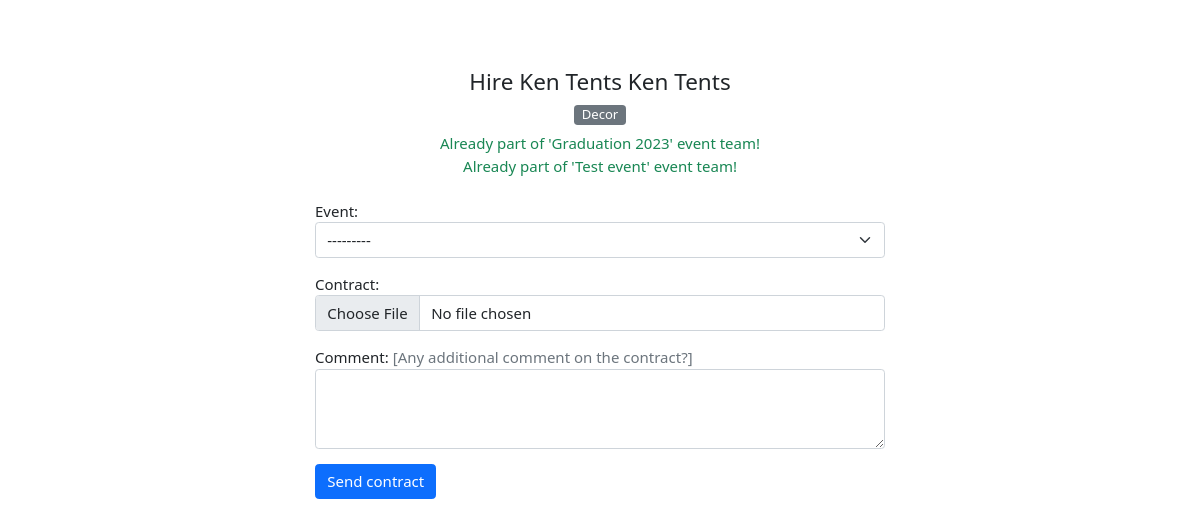
The app's page /users/6/hire/ (signed in) with its own data.
### el_tukio/models.py (models this page shows, shortened)
class Vendor(models.Model):
    user = models.OneToOneField(User, on_delete=CASCADE, primary_key=True)
    business_name = models.CharField(max_length=100)
    category = models.ForeignKey(VendorCategory, on_delete=SET_NULL, null=True, blank=True, help_text='Select a category for your business.')
    description = models.TextField(max_length=5000, help_text='Brief description of your business')
    services_offered = models.TextField(max_length=5000, help_text='List the particular services your business offers')
    city = models.CharField(max_length=100, help_text='City in which your business is located')
    location = models.CharField(max_length=200, help_text='EG: Ole Sangale Rd, Madaraka')  # street code
    open_hours = models.CharField(max_length=500, default='24/7', help_text='Business service (working) times')
    up_for_business = models.BooleanField(default=True, help_text='Ready to take business at the moment?')

class User(AbstractUser):
    class UserType(models.IntegerChoices):
        ORGANIZER = 0, _('Organizer')
        PLANNER = 1, _('Planner')
        VENDOR = 3, _('Vendor')
        __empty__ = _('(Unkown)')
    class AccountType(models.IntegerChoices):
        PERSONAL = 1, _('Personal')
        ORGANIZATION = 2, _('Organization')
        __empty__ = _('--------------')
    user_type = models.SmallIntegerField(blank=True, null=True, choices=UserType.choices)
    phone_number = PhoneNumberField(blank=True, null=True, unique=True)
    profile = models.ImageField(default='default.png', upload_to='profile_pics')
    account_type = models.SmallIntegerField(blank=True, null=True, choices=UserType.choices)
    location = models.OneToOneField(Location, blank=True, null=True, on_delete=models.SET_NULL)
    @property
    def is_organizer(self):
        return self.user_type == self.UserType.ORGANIZER
    @property
    def is_planner(self):
        return self.user_type == self.UserType.PLANNER
    @property
    def is_vendor(self):
        return self.user_type == self.UserType.VENDOR
    @property
    def user_role(self):
        if self.is_organizer or self.is_planner:
            return self.get_user_type_display()
        elif self.is_vendor:
            return self.vendor.category.name
    @property
    def full_name(self):
        return self.get_full_name()
    class Meta:
        ordering = ['last_name', 'first_name']

class VendorCategory(models.Model):
    name = models.CharField( max_length=200, help_text='Select a category (EG: Venues)')
    class Meta:
        verbose_name = _('Vendor Category')
        verbose_name_plural = _('Vendor Categories')

class Event(models.Model):
    organizer = models.ForeignKey(Organizer, on_delete=CASCADE)
    event_name = models.CharField(max_length=100)
    event_date = models.DateField(help_text='When will this event be held?')
    event_budget = models.FloatField(help_text='What  is the budget for this event?')
    event_location = models.CharField(max_length=100, null=True, blank=True)
    guest_size = models.IntegerField(help_text='Expected number of guests at the event?')
    event_team = models.ManyToManyField(User, related_name='event_team_members')
    chatroom = models.OneToOneField(ChatRoom, on_delete=SET_NULL, blank=True, null=True)

### el_tukio/utils/decorators.py (the view)
    def wrapper_func(request, *args, **kwargs):
        if request.user.is_authenticated and (request.user.is_planner or request.user.is_organizer):
            return view_func(request, *args, **kwargs)
        else:
            error_msg = 'Unauthorised action. You must be an event planner or organizer to access this page!'
            return HttpResponse(error_msg)

### el_tukio/forms.py
class ContractForm(ModelForm):
    class Meta:
        model = Contract
        fields = ['event', 'contract', 'comment']
        widgets = {
            'comment': forms.Textarea(attrs={
                'row': 5,
                'col': 30,
            })
        }

### el_tukio/models.py (called while the page is built)
    @property
    def is_pending(self):
        return self.status == self.Status.PENDING

### el_tukio/views/main.py (called while the page is built, shortened)
@planner_or_organizer_required
def hire_seller(request, user_id):
    if not request.method == 'POST':
        form = ContractForm()
        seller = User.objects.get(id=user_id)
        seller = Vendor.objects.get(user_id=user_id) if seller.is_vendor else Planner.objects.get(user_id=user_id)
        context = {'form': form, 'seller': seller}
        if request.user.is_organizer:
            context['events'] = Event.objects.filter(organizer_id=request.user.id)
        elif request.user.is_planner:
            context['events'] = Event.objects.filter(event_team__id=request.user.id)
        return render(request, 'main/hire-seller.html', context)

### templates/main/hire-seller.html (shortened to what this page needs)
{% extends 'base.html' %}
{% load widget_tweaks %}
{% block body %}
<div class="p-body">
    <div class="mt-5 mb-4 text-center">
        <h4>Hire {{ seller.user.full_name }} {{ seller.business_name }}</h4>
        <small class="d-inline-block btn-secondary rounded px-2 mb-2">{{ seller.user.user_role }}</small>
        {% for x in events %}
        {% if seller.user in x.event_team.all %}
        <div class="text-success">Already part of '{{ x.event_name }}' event team!</div>
        {% endif %}
        {% endfor %}
    </div>
    <form action="{{ request.path_info }}" method="POST">
        <div class="form-field mb-3">
            <label for="id_event">Event:</label>
            <select name="event" id="id_event" class="form-select">
                <option value="" hidden selected>---------</option>
            </select>
        </div>
        <div class="form-field mb-3">
            {{ form.contract.label_tag }}
            {% render_field form.contract class+="form-control" %}
        </div>
        <div class="form-field mb-3">
            {{ form.comment.label_tag }}
            <span class="hint text-muted">{{ form.comment.help_text }}</span>
            {% render_field form.comment class+="form-control" %}
        </div>
        <button type="submit" class="btn btn-primary">Send contract</button>
    </form>
</div>
{% endblock body %}

### static/css/main.css (style rules this page uses)
:root { --tk-dim-header: 60px; --tk-dim-body-spacing-x: 1.5rem; --tk-dim-chat-height: 55px; }
html { font-size: 15px; }
html, body { width: 100%; height: 100%; }
textarea { height: 80px; }
form { text-align: left; max-width: 570px; margin-left: auto; margin-right: auto; }
.p-body { padding: var(--tk-dim-body-spacing-x); }
.form-field { display: block; margin-bottom: 0.5rem; }
.hint, .help-text { display: inline-block; }
.hint::before, .help-text::before { content: "["; }
.hint::after, .help-text::after { content: "]"; }

### records on screen
Vendor: user.full_name "Ken Tents", business_name "Ken Tents", user.user_role "Decor"
Event: event_name "Graduation 2023"
Event: event_name "Test event"
